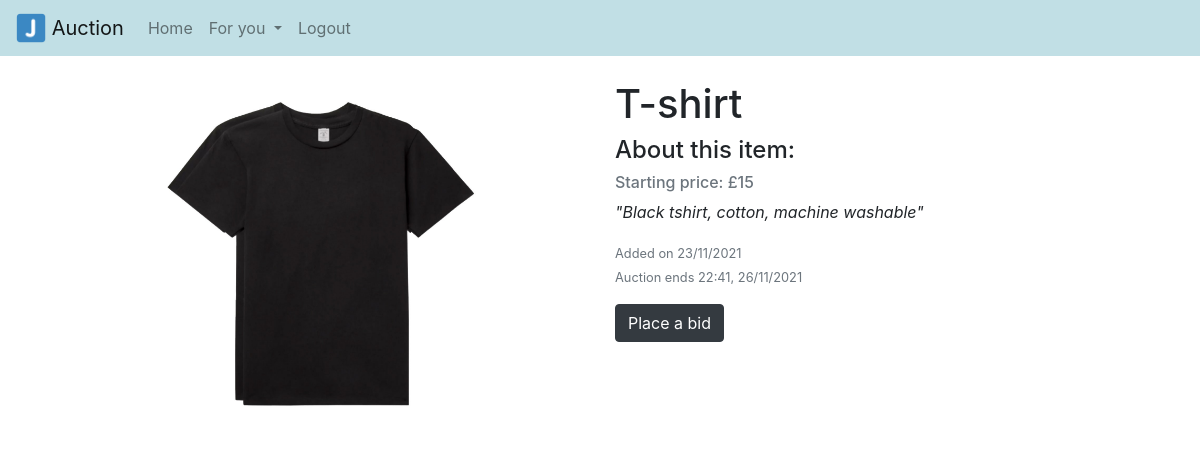
/item/4 (signed in), run on the app's committed database.
### auction/database_models.py (models this page shows)
class Item(db.Model): # class that stores info about each item on the system
    item_id = db.Column(db.Integer, primary_key=True) # primary key id number
    item_name = db.Column(db.String(150))
    description = db.Column(db.String(500))
    price = db.Column(db.Integer)
    current_bid = db.Column(db.Integer, default=0)
    item_image = db.Column(db.Text())
    date = db.Column(db.DateTime, server_default=func.now()) # defaults the datetime to now
    auction_end = db.Column(db.DateTime)
    sold = db.Column(db.Boolean(), default=False)
    sold_to = db.Column(db.Integer, default=0)
    user_id = db.Column(db.Integer, db.ForeignKey('user.id')) # must pass a valid id of an existing user to this object, 1 to many

### auction/routes.py (the view)
@routes.route("/item/<int:item_id>", methods=['GET', 'POST'])
@login_required
def item_info(item_id): # route shows users a dedicated page for each item, with all its information
    user = current_user
    users = User.query.all() # gets all users
    item = Item.query.filter_by(item_id=item_id).first() # finds the item the user clicked ons information
    dt = datetime.now()
    if item.sold == True:
        return render_template("item_sold.html", user=current_user, users=users, item=item)
    elif dt > item.auction_end:
        return render_template("item_expired.html", user=current_user, users=users, item=item)
    elif item.sold == False:
        return render_template("item.html", user=current_user, users=users, item=item)

### auction/templates/item.html (shortened to what this page needs)
{% extends "base.html"%}
{% block body %}
<div class="container">
  <div class="row">
    <div class="col-md-6">
      <img src="/static/images/{{item.item_id}}.jpg" class="img-fluid">
    </div>
    <div class="col-md-6">
      <h1>{{item.item_name}}</h1>
      <h4>About this item:</h4>
      <h6 class="text-muted">Starting price: £{{item.price}}</h6>
      <p><em>"{{item.description}}"</em></p>
      <main><small class="text-muted">Added on {{item.date.strftime("%d/%m/%Y")}}</small></main>
      <p><small class="text-muted">Auction ends {{item.auction_end.strftime(" %H:%M, %d/%m/%Y")}}</small></p>
      {% if not user.id == item.user_id %}
      <button type="button" class="btn btn-dark" data-toggle="modal" data-target="#BidModal">
        Place a bid
      </button>
      {% else %}
        <a class="btn btn-dark" href="{{ url_for('routes.my_items', item_id=item.item_id)}}" role="button">My items</a>
      {% endif %}
    </div>
  </div>
</div>
{% endblock %}

### data on the page
Item: item_name "T-shirt", price "15", description "Black tshirt, cotton, machine washable", date "23/11/2021", auction_end "22:41, 26/11/2021"
